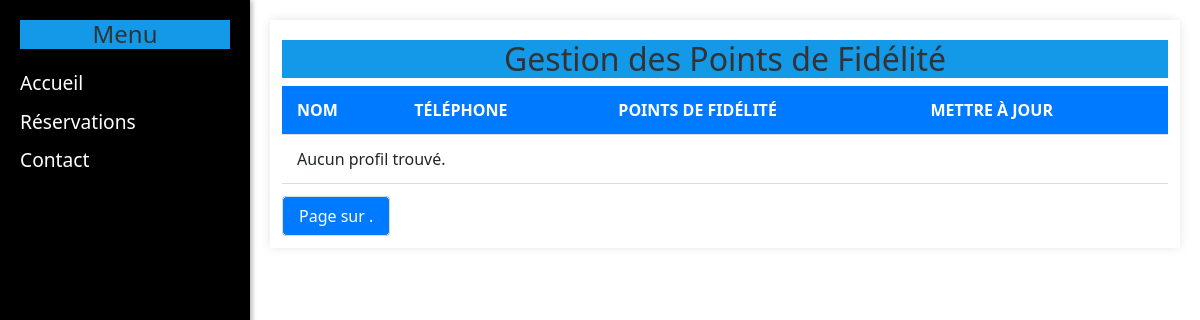
Before: /clients/ with the older database file.
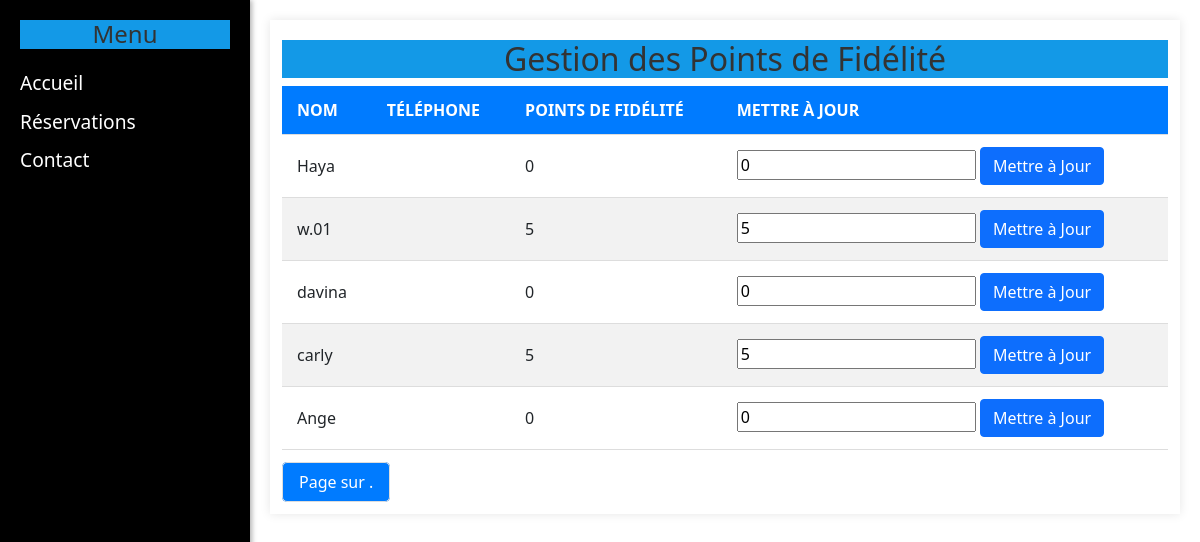
After: the same page with the newer database file.
### myapp/models.py (models this page shows, shortened)
class Profile(models.Model):
        user = models.OneToOneField(User, on_delete=models.CASCADE)
        phone = models.CharField(max_length=15, blank=True)
        loyalty_points = models.IntegerField(default=0)

### myapp/views.py (the view)
# urls.py: path('clients/', manage_clients, name='clients'),
def manage_clients(request):
    profiles = Profile.objects.all()
    return render(request, 'adminnistrateur/manage_client.html', {'profiles': profiles})

### Templates/adminnistrateur/manage_client.html (shortened to what this page needs)
{% load static %}
<!DOCTYPE html>
<html lang="en">
<head>
    <link rel="stylesheet" href="{% static 'css/admin.css' %}">
    <link rel="stylesheet" href="https://maxcdn.bootstrapcdn.com/bootstrap/5.1.3/css/bootstrap.min.css">
</head>
<body>
    <div class="sidebar">
        <h2>Menu</h2>
        <ul>
            <li><a href="{% url 'home' %}">Accueil</a></li>
            <li><a href="{% url 'reservations_list' %}">Réservations</a></li>
            <li><a href="{% url 'clients' %}">Contact</a></li>
        </ul>
    </div>
    <div class="main-content">
        <div class="container">
            <h2>Gestion des Points de Fidélité</h2>
            <table class="reservations-table">
                <thead>
                    <tr>
                        <th>Nom</th>
                        <th>Téléphone</th>
                        <th>Points de Fidélité</th>
                        <th>Mettre à Jour</th>
                    </tr>
                </thead>
                <tbody>
                    {% for profile in profiles %}
                        <tr>
                            <td>{{ profile.user.username }}</td>
                            <td>{{ profile.phone }}</td>
                            <td>{{ profile.loyalty_points }}</td>
                            <td>
                                <form action="{% url 'update_loyalty_points' profile.id %}" method="post">
                                    <input type="number" name="loyalty_points" value="{{ profile.loyalty_points }}" min="0" required>
                                    <button type="submit" class="btn btn-primary">Mettre à Jour</button>
                                </form>
                            </td>
                        </tr>
                    {% empty %}
                        <tr>
                            <td colspan="4">Aucun profil trouvé.</td>
                        </tr>
                    {% endfor %}
                </tbody>
            </table>
            <div class="pagination">
                <span class="step-links">
                    <span class="current">
                        Page {{ profiles.number }} sur {{ profiles.paginator.num_pages }}.
                    </span>
                </span>
            </div>
        </div>
    </div>
</body>
</html>

### static/css/admin.css (style rules this page uses)
html, body { height: 100%; margin: 0; font-family: Arial, sans-serif; }
body { display: flex; flex-direction: column; }
.sidebar { width: 250px; position: fixed; top: 0; left: 0; height: 100%; background-color: #000; color: white; padding: 20px; box-shadow: 2px 0 5px rgba(0,0,0,0.3); overflow-y: auto; }
.sidebar h2 { font-size: 1.5em; margin-bottom: 20px; }
.sidebar ul { list-style: none; padding: 0; }
.sidebar ul li { margin-bottom: 10px; }
.sidebar ul li a { color: white; text-decoration: none; font-size: 1.2em; }
.main-content { margin-left: 250px; padding: 20px; flex: 1; }
.container { max-width: 1000px; margin: 0 auto; padding: 20px; background-color: #fff; box-shadow: 0 0 10px rgba(0, 0, 0, 0.1); }
h2 { text-align: center; color: #333; margin-bottom: 20px; background-color: #1399e7; }
.reservations-table { width: 100%; border-collapse: collapse; margin-bottom: 20px; }
.reservations-table th, .reservations-table td { padding: 12px 15px; text-align: left; border-bottom: 1px solid #ddd; }
.reservations-table th { background-color: #007bff; color: white; text-transform: uppercase; }
.reservations-table tr:nth-child(even) { background-color: #f2f2f2; }
.btn { padding: 5px 10px; border: none; border-radius: 3px; color: white; cursor: pointer; }
.btn-primary { background-color: #007bff; }
.pagination { text-align: center; margin-top: 20px; }
.pagination .step-links { display: inline-block; }
.pagination .current { padding: 8px 16px; border: 1px solid #ddd; background-color: #007bff; color: white; border-radius: 5px; }

Changed rows visible on the page:
added Profile: user.username "Haya", loyalty_points "0"
added Profile: user.username "w.01", loyalty_points "5"
added Profile: user.username "davina", loyalty_points "0"
added Profile: user.username "carly", loyalty_points "5"
added Profile: user.username "Ange", loyalty_points "0"
Other visible differences:
text no longer shown: "Aucun profil trouvé."
